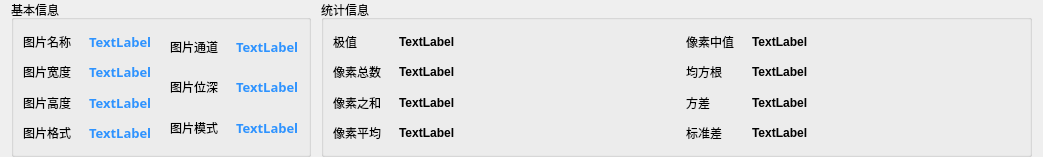
             <widget class="QWidget" name="scrollAreaWidgetContents_4">
              <property name="geometry">
               <rect>
                <x>0</x>
                <y>0</y>
                <width>1043</width>
                <height>157</height>
               </rect>
              </property>
              <layout class="QHBoxLayout" name="horizontalLayout_16">
               <property name="spacing">
                <number>10</number>
               </property>
               <property name="topMargin">
                <number>0</number>
               </property>
               <property name="bottomMargin">
                <number>0</number>
               </property>
               <item>
                <widget class="QGroupBox" name="groupBox_13">
                 <property name="sizePolicy">
                  <sizepolicy hsizetype="Fixed" vsizetype="Preferred">
                   <horstretch>0</horstretch>
                   <verstretch>0</verstretch>
                  </sizepolicy>
                 </property>
                 <property name="title">
                  <string>基本信息</string>
                 </property>
                 <layout class="QHBoxLayout" name="horizontalLayout_13">
                  <property name="spacing">
                   <number>0</number>
                  </property>
                  <property name="leftMargin">
                   <number>0</number>
                  </property>
                  <property name="topMargin">
                   <number>0</number>
                  </property>
                  <property name="rightMargin">
                   <number>0</number>
                  </property>
                  <property name="bottomMargin">
                   <number>0</number>
                  </property>
                  <item>
                   <widget class="QFrame" name="frame">
                    <property name="sizePolicy">
                     <sizepolicy hsizetype="Fixed" vsizetype="Preferred">
                      <horstretch>0</horstretch>
                      <verstretch>0</verstretch>
                     </sizepolicy>
                    </property>
                    <layout class="QVBoxLayout" name="verticalLayout_14">
                     <item>
                      <widget class="QLabel" name="label_11">
                       <property name="text">
                        <string>图片名称</string>
                       </property>
                      </widget>
                     </item>
                     <item>
                      <widget class="QLabel" name="label_5">
                       <property name="text">
                        <string>图片宽度</string>
                       </property>
                      </widget>
                     </item>
                     <item>
                      <widget class="QLabel" name="label_6">
                       <property name="text">
                        <string>图片高度</string>
                       </property>
                      </widget>
                     </item>
                     <item>
                      <widget class="QLabel" name="label_8">
                       <property name="text">
                        <string>图片格式</string>
                       </property>
                      </widget>
                     </item>
                    </layout>
                   </widget>
                  </item>
                  <item>
                   <widget class="QFrame" name="frame">
                    <layout class="QVBoxLayout" name="verticalLayout_15">
                     <item>
                      <widget class="QLabel" name="nameLabel">
                       <property name="font">
                        <font>
                         <family>微软雅黑</family>
                         <pointsize>10</pointsize>
                         <weight>75</weight>
                         <bold>true</bold>
                        </font>
                       </property>
                       <property name="styleSheet">
                        <string notr="true">color: rgb(46, 147, 255);</string>
                       </property>
                       <property name="text">
                        <string>TextLabel</string>
                       </property>
                      </widget>
                     </item>
                     <item>
                      <widget class="QLabel" name="widthLabel">
                       <property name="font">
                        <font>
                         <family>微软雅黑</family>
                         <pointsize>10</pointsize>
                         <weight>75</weight>
                         <bold>true</bold>
                        </font>
                       </property>
                       <property name="styleSheet">
                        <string notr="true">color: rgb(46, 147, 255);</string>
                       </property>
                       <property name="text">
                        <string>TextLabel</string>
                       </property>
                      </widget>
                     </item>
                     <item>
                      <widget class="QLabel" name="heightLabel">
                       <property name="font">
                        <font>
                         <family>微软雅黑</family>
                         <pointsize>10</pointsize>
                         <weight>75</weight>
                         <bold>true</bold>
                        </font>
                       </property>
                       <property name="styleSheet">
                        <string notr="true">color: rgb(46, 147, 255);</string>
                       </property>
                       <property name="text">
                        <string>TextLabel</string>
                       </property>
                      </widget>
                     </item>
                     <item>
                      <widget class="QLabel" name="formatLabel">
                       <property name="font">
                        <font>
                         <family>微软雅黑</family>
                         <pointsize>10</pointsize>
                         <weight>75</weight>
                         <bold>true</bold>
                        </font>
                       </property>
                       <property name="styleSheet">
                        <string notr="true">color: rgb(46, 147, 255);</string>
                       </property>
                       <property name="text">
                        <string>TextLabel</string>
                       </property>
                      </widget>
                     </item>
                    </layout>
                   </widget>
                  </item>
                  <item>
                   <widget class="QFrame" name="frame">
                    <property name="sizePolicy">
                     <sizepolicy hsizetype="Fixed" vsizetype="Preferred">
                      <horstretch>0</horstretch>
                      <verstretch>0</verstretch>
                     </sizepolicy>
                    </property>
                    <layout class="QVBoxLayout" name="verticalLayout_20">
                     <item>
                      <widget class="QLabel" name="label_7">
                       <property name="text">
                        <string>图片通道</string>
                       </property>
                      </widget>
                     </item>
                     <item>
                      <widget class="QLabel" name="label_9">
                       <property name="text">
                        <string>图片位深</string>
                       </property>
                      </widget>
                     </item>
                     <item>
                      <widget class="QLabel" name="label_10">
                       <property name="text">
                        <string>图片模式</string>
                       </property>
                      </widget>
                     </item>
                    </layout>
                   </widget>
                  </item>
                  <item>
                   <widget class="QFrame" name="frame">
                    <layout class="QVBoxLayout" name="verticalLayout_21">
                     <item>
                      <widget class="QLabel" name="channelsLabel">
                       <property name="font">
                        <font>
                         <family>微软雅黑</family>
                         <pointsize>10</pointsize>
                         <weight>75</weight>
                         <bold>true</bold>
                        </font>
                       </property>
                       <property name="styleSheet">
                        <string notr="true">color: rgb(46, 147, 255);</string>
                       </property>
                       <property name="text">
                        <string>TextLabel</string>
                       </property>
                      </widget>
                     </item>
                     <item>
                      <widget class="QLabel" name="depthLabel">
                       <property name="font">
                        <font>
                         <family>微软雅黑</family>
                         <pointsize>10</pointsize>
                         <weight>75</weight>
                         <bold>true</bold>
                        </font>
                       </property>
                       <property name="styleSheet">
                        <string notr="true">color: rgb(46, 147, 255);</string>
                       </property>
                       <property name="text">
                        <string>TextLabel</string>
                       </property>
                      </widget>
                     </item>
                     <item>
                      <widget class="QLabel" name="patternLabel">
                       <property name="font">
                        <font>
                         <family>微软雅黑</family>
                         <pointsize>10</pointsize>
                         <weight>75</weight>
                         <bold>true</bold>
                        </font>
                       </property>
                       <property name="styleSheet">
                        <string notr="true">color: rgb(46, 147, 255);</string>
                       </property>
                       <property name="text">
                        <string>TextLabel</string>
                       </property>
                      </widget>
                     </item>
                    </layout>
                   </widget>
                  </item>
                 </layout>
                </widget>
               </item>
               <item>
                <widget class="QGroupBox" name="groupBox_14">
                 <property name="title">
                  <string>统计信息</string>
                 </property>
                 <layout class="QHBoxLayout" name="horizontalLayout_14">
                  <property name="spacing">
                   <number>0</number>
                  </property>
                  <property name="leftMargin">
                   <number>0</number>
                  </property>
                  <property name="topMargin">
                   <number>0</number>
                  </property>
                  <property name="rightMargin">
                   <number>0</number>
                  </property>
                  <property name="bottomMargin">
                   <number>0</number>
                  </property>
                  <item>
                   <widget class="QFrame" name="widget_2">
                    <property name="sizePolicy">
                     <sizepolicy hsizetype="Fixed" vsizetype="Preferred">
                      <horstretch>0</horstretch>
                      <verstretch>0</verstretch>
                     </sizepolicy>
                    </property>
                    <layout class="QVBoxLayout" name="verticalLayout_16">
                     <item>
                      <widget class="QLabel" name="label_13">
                       <property name="sizePolicy">
                        <sizepolicy hsizetype="Fixed" vsizetype="Preferred">
                         <horstretch>0</horstretch>
                         <verstretch>0</verstretch>
                        </sizepolicy>
                       </property>
                       <property name="text">
                        <string>极值</string>
                       </property>
                      </widget>
                     </item>
                     <item>
                      <widget class="QLabel" name="label_14">
                       <property name="sizePolicy">
                        <sizepolicy hsizetype="Fixed" vsizetype="Preferred">
                         <horstretch>0</horstretch>
                         <verstretch>0</verstretch>
                        </sizepolicy>
                       </property>
                       <property name="text">
                        <string>像素总数</string>
                       </property>
                      </widget>
                     </item>
                     <item>
                      <widget class="QLabel" name="label_15">
                       <property name="sizePolicy">
                        <sizepolicy hsizetype="Fixed" vsizetype="Preferred">
                         <horstretch>0</horstretch>
                         <verstretch>0</verstretch>
                        </sizepolicy>
                       </property>
                       <property name="text">
                        <string>像素之和</string>
                       </property>
                      </widget>
                     </item>
                     <item>
                      <widget class="QLabel" name="label_21">
                       <property name="sizePolicy">
                        <sizepolicy hsizetype="Fixed" vsizetype="Preferred">
                         <horstretch>0</horstretch>
                         <verstretch>0</verstretch>
                        </sizepolicy>
                       </property>
                       <property name="text">
                        <string>像素平均</string>
                       </property>
                      </widget>
                     </item>
                    </layout>
                   </widget>
                  </item>
                  <item>
                   <widget class="QWidget" name="widget" native="true">
                    <layout class="QVBoxLayout" name="verticalLayout_17">
                     <item>
                      <widget class="QLabel" name="extremaLabel">
                       <property name="font">
                        <font>
                         <family>Arial</family>
                         <pointsize>9</pointsize>
                         <weight>75</weight>
                         <bold>true</bold>
                        </font>
                       </property>
                       <property name="text">
                        <string>TextLabel</string>
                       </property>
                      </widget>
                     </item>
                     <item>
                      <widget class="QLabel" name="pixelsNumLabel">
                       <property name="font">
                        <font>
                         <family>Arial</family>
                         <pointsize>9</pointsize>
                         <weight>75</weight>
                         <bold>true</bold>
                        </font>
                       </property>
                       <property name="text">
                        <string>TextLabel</string>
                       </property>
                      </widget>
                     </item>
                     <item>
                      <widget class="QLabel" name="pixelsSumLabel">
                       <property name="font">
                        <font>
                         <family>Arial</family>
                         <pointsize>9</pointsize>
                         <weight>75</weight>
                         <bold>true</bold>
                        </font>
                       </property>
                       <property name="text">
                        <string>TextLabel</string>
                       </property>
                      </widget>
                     </item>
                     <item>
                      <widget class="QLabel" name="averageLabel">
                       <property name="font">
                        <font>
                         <family>Arial</family>
                         <pointsize>9</pointsize>
                         <weight>75</weight>
                         <bold>true</bold>
                        </font>
                       </property>
                       <property name="text">
                        <string>TextLabel</string>
                       </property>
                      </widget>
                     </item>
                    </layout>
                   </widget>
                  </item>
                  <item>
                   <widget class="QFrame" name="frame_3">
                    <property name="sizePolicy">
                     <sizepolicy hsizetype="Fixed" vsizetype="Preferred">
                      <horstretch>0</horstretch>
                      <verstretch>0</verstretch>
                     </sizepolicy>
                    </property>
                    <layout class="QVBoxLayout" name="verticalLayout_18">
                     <item>
                      <widget class="QLabel" name="label_22">
                       <property name="sizePolicy">
                        <sizepolicy hsizetype="Fixed" vsizetype="Preferred">
                         <horstretch>0</horstretch>
                         <verstretch>0</verstretch>
                        </sizepolicy>
                       </property>
                       <property name="text">
                        <string>像素中值</string>
                       </property>
                      </widget>
                     </item>
                     <item>
                      <widget class="QLabel" name="label_16">
                       <property name="sizePolicy">
                        <sizepolicy hsizetype="Fixed" vsizetype="Preferred">
                         <horstretch>0</horstretch>
                         <verstretch>0</verstretch>
                        </sizepolicy>
                       </property>
                       <property name="text">
                        <string>均方根</string>
                       </property>
                      </widget>
                     </item>
                     <item>
                      <widget class="QLabel" name="label_23">
                       <property name="sizePolicy">
                        <sizepolicy hsizetype="Fixed" vsizetype="Preferred">
                         <horstretch>0</horstretch>
                         <verstretch>0</verstretch>
                        </sizepolicy>
                       </property>
                       <property name="text">
                        <string>方差</string>
                       </property>
                      </widget>
                     </item>
                     <item>
                      <widget class="QLabel" name="label_24">
                       <property name="sizePolicy">
                        <sizepolicy hsizetype="Fixed" vsizetype="Preferred">
                         <horstretch>0</horstretch>
                         <verstretch>0</verstretch>
                        </sizepolicy>
                       </property>
                       <property name="text">
                        <string>标准差</string>
                       </property>
                      </widget>
                     </item>
                    </layout>
                   </widget>
                  </item>
                  <item>
                   <widget class="QWidget" name="widget_4" native="true">
                    <layout class="QVBoxLayout" name="verticalLayout_19">
                     <item>
                      <widget class="QLabel" name="medianLabel">
                       <property name="font">
                        <font>
                         <family>Arial</family>
                         <pointsize>9</pointsize>
                         <weight>75</weight>
                         <bold>true</bold>
                        </font>
                       </property>
                       <property name="text">
                        <string>TextLabel</string>
                       </property>
                      </widget>
                     </item>
                     <item>
                      <widget class="QLabel" name="rmsLabel">
                       <property name="font">
                        <font>
                         <family>Arial</family>
                         <pointsize>9</pointsize>
                         <weight>75</weight>
                         <bold>true</bold>
                        </font>
                       </property>
                       <property name="text">
                        <string>TextLabel</string>
                       </property>
                      </widget>
                     </item>
                     <item>
                      <widget class="QLabel" name="varLabel">
                       <property name="font">
                        <font>
                         <family>Arial</family>
                         <pointsize>9</pointsize>
                         <weight>75</weight>
                         <bold>true</bold>
                        </font>
                       </property>
                       <property name="text">
                        <string>TextLabel</string>
                       </property>
                      </widget>
                     </item>
                     <item>
                      <widget class="QLabel" name="stddevLabel">
                       <property name="font">
                        <font>
                         <family>Arial</family>
                         <pointsize>9</pointsize>
                         <weight>75</weight>
                         <bold>true</bold>
                        </font>
                       </property>
                       <property name="text">
                        <string>TextLabel</string>
                       </property>
                      </widget>
                     </item>
                    </layout>
                   </widget>
                  </item>
                 </layout>
                </widget>
               </item>
              </layout>
             </widget>
